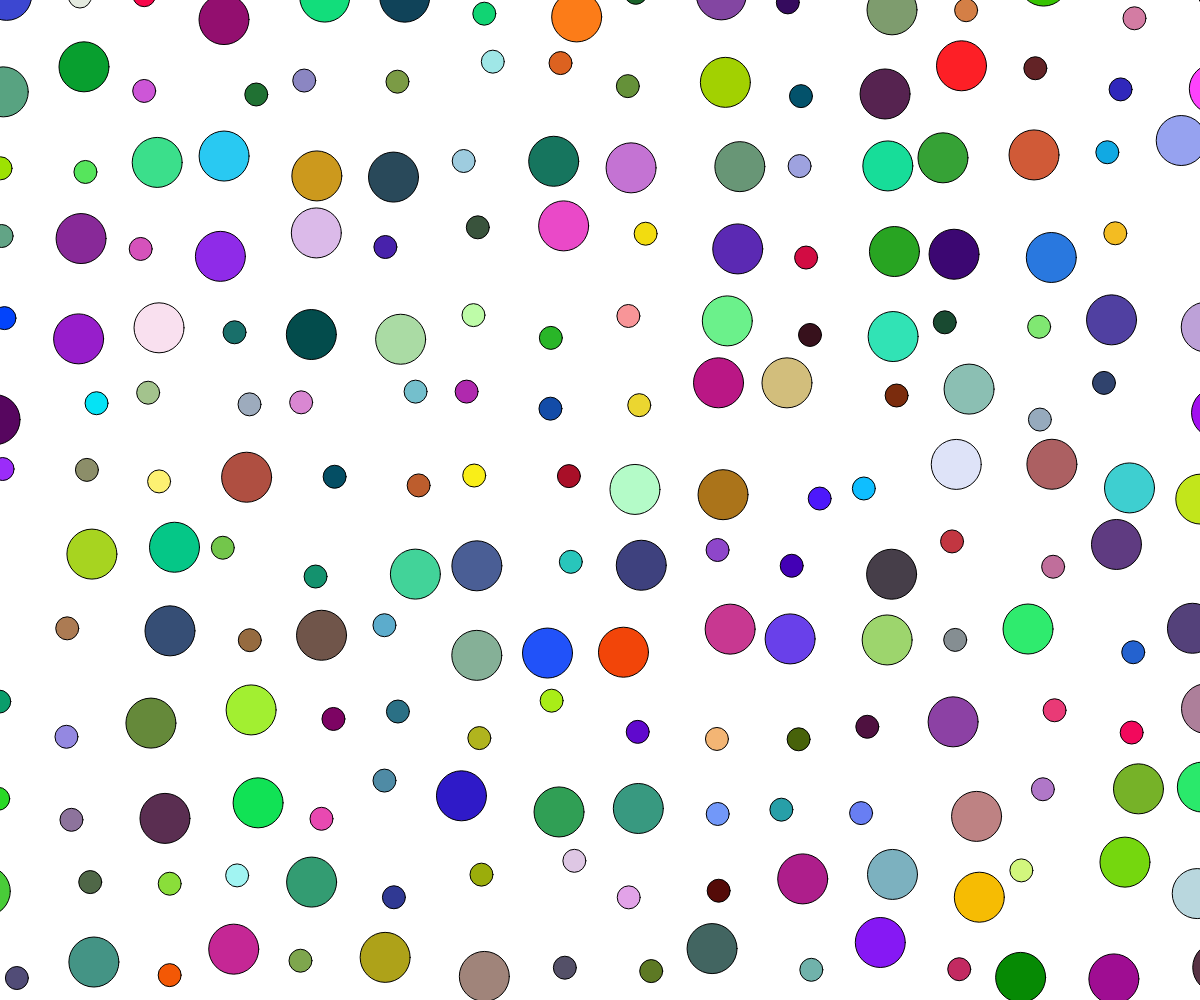
Frame 1 (no input)
Frame 60 (no input): identical to frame 1, image omitted
Frame 120 (the mouse pressed at the canvas centre since frame 60): identical to frame 1, image omitted

The p5.js sketch that drew this single still picture (run headless with seeded random() and noise() and a simulated clock; from frame 60 on, the mouse is pressed at the canvas centre):

// p5.js sketch
// ── sketch.js
function setup() {
  createCanvas(windowWidth, windowHeight);
}
let cDiam = 25;

let xOffset = 50;
let xSpacing = 80;

let yOffset = 50;
let ySpacing = 80;

function draw() {
  background('white');
  randomSeed(0);
  

  for (let xPos = 0; xPos <= width; xPos += xSpacing) {
    for (let yPos = 0; yPos <= height; yPos += ySpacing) {
      
    let r = random(255);
    let g = random(255);
    let b = random(255);
    let x = random(-20, 20);
    let y = random(-20, 20);

    fill(r, g, b);

    if(random() < 0.5) {

      let diameter = 23;
      ellipse(xPos+x, yPos+y, diameter);

    } else {

      let diameter = 50;
      ellipse(xPos+x, yPos+y, diameter);

      
    }
    }
  }
}

    

    
